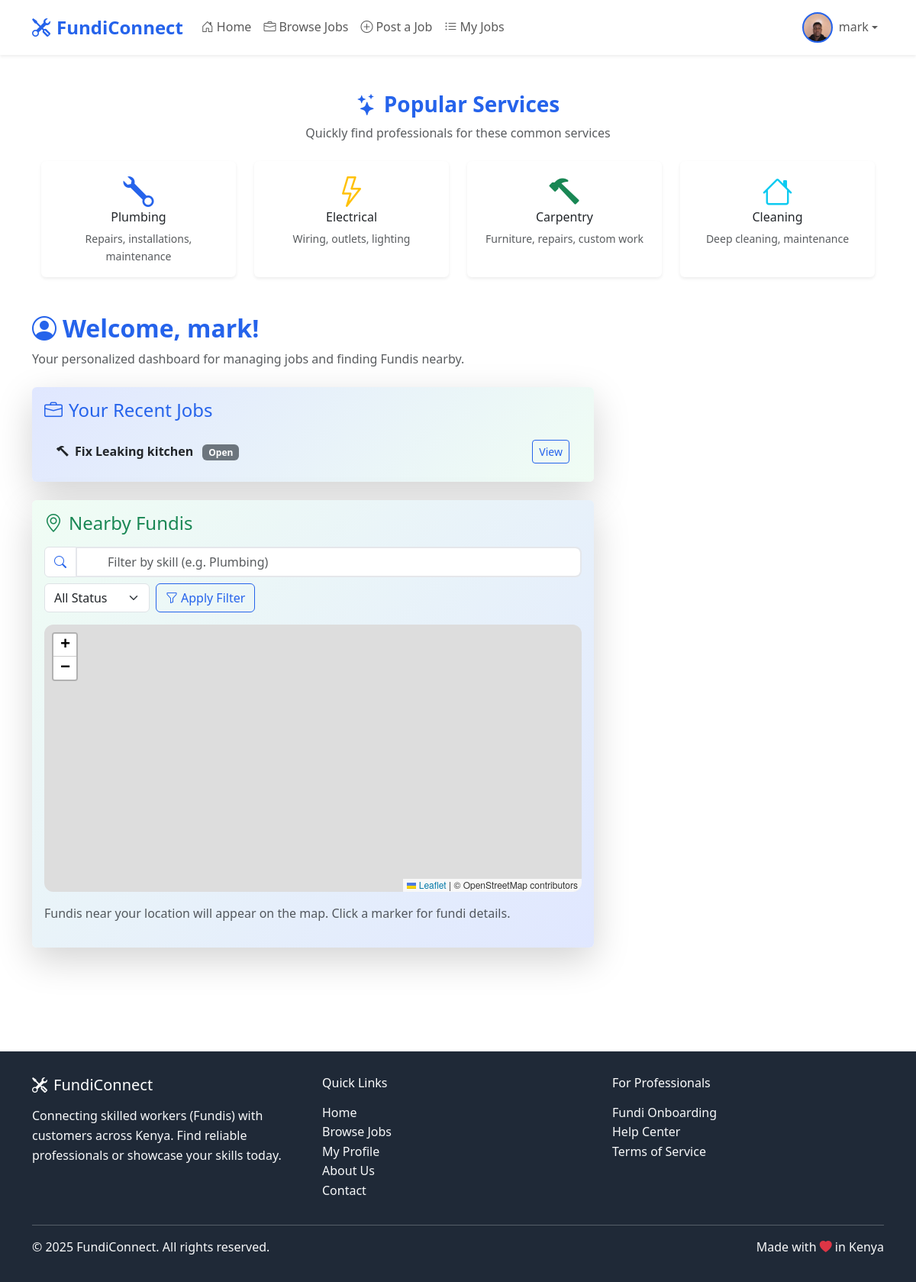
/ (signed in), run on an earlier commit of the app's database.
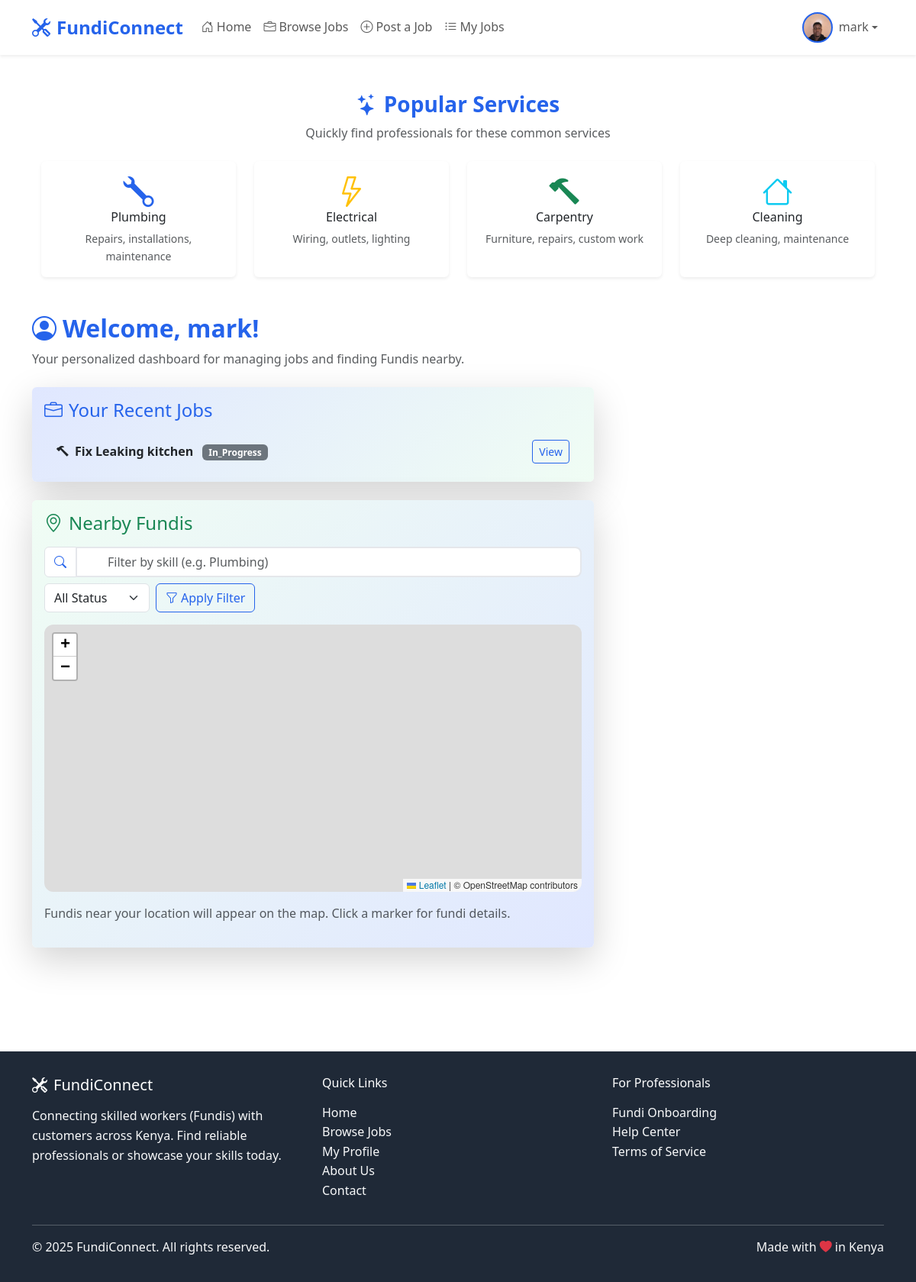
And on a later commit of the database.
### jobs/models.py (models this page shows, shortened)
class Job(models.Model):
    STATUS_CHOICES = [
        ('open', 'Open'),
        ('in_progress', 'In Progress'),
        ('completed', 'Completed'),
        ('cancelled', 'Cancelled'),
    ]
    URGENCY_CHOICES = [
        ('low', 'Low'),
        ('medium', 'Medium'),
        ('high', 'High'),
        ('urgent', 'Urgent'),
    ]
    title = models.CharField(max_length=200)
    description = models.TextField()
    customer = models.ForeignKey(User, on_delete=models.CASCADE, related_name='posted_jobs')
    fundi = models.ForeignKey(User, on_delete=models.SET_NULL, null=True, blank=True, related_name='assigned_jobs')
    category = models.ForeignKey(Category, on_delete=models.SET_NULL, null=True)
    location = models.CharField(max_length=100)
    status = models.CharField(max_length=20, choices=STATUS_CHOICES, default='open')
    urgency = models.CharField(max_length=10, choices=URGENCY_CHOICES, default='medium')
    budget_min = models.DecimalField(max_digits=10, decimal_places=2, null=True, blank=True)
    budget_max = models.DecimalField(max_digits=10, decimal_places=2, null=True, blank=True)
    created_at = models.DateTimeField(auto_now_add=True)
    updated_at = models.DateTimeField(auto_now=True)
    deadline = models.DateTimeField(null=True, blank=True)
    rating = models.PositiveSmallIntegerField(null=True, blank=True)  # 1-5 stars
    customer_review_text = models.TextField(blank=True)  # Optional written review
    class Meta:
        ordering = ['-created_at']

### core/views.py (the view, shortened to what this page needs)
# urls.py: path('', views.dashboard, name='dashboard'),
def dashboard(request):
    if hasattr(request.user, 'is_verified') and not request.user.is_verified:
        messages.warning(request, 'Please verify your email to access all features.')
        return redirect('verify_otp')
    if (request.user.role == 'fundi' and
        not request.user.onboarding_complete):
        return redirect('fundi_onboarding')
    if request.user.role == 'customer':
        user_jobs = request.user.posted_jobs.all().order_by('-created_at')[:5]
        available_jobs = Job.objects.filter(status='open').order_by('-created_at')[:6]
        fundis = User.objects.filter(role='fundi', location__isnull=False).exclude(location='').select_related('fundi_profile')
        from users.models import Notification
        notifications = Notification.objects.filter(user=request.user).order_by('-created_at')[:10]
        return render(request, 'core/customer_dashboard.html', {
            'user_jobs': user_jobs,
            'available_jobs': available_jobs,
            'fundis': fundis,
            'notifications': notifications
        })
    return render(request, 'core/dashboard.html')

### templates/core/customer_dashboard.html (shortened to what the changed rows need)
{% extends 'base/base.html' %}
{% block content %}
<section class="container py-5">
  <div class="row">
    <div class="col-md-8">
      <div class="mb-4">
        <h2 class="fw-bold text-primary mb-2">
          <i class="bi bi-person-circle me-2"></i>Welcome, <span class="text-gradient">{{ user.first_name|default:user.email }}</span>!
        </h2>
      </div>
      <div class="card mb-4 shadow-lg border-0 customer-card-hover" style="background: linear-gradient(135deg, #e0e7ff 0%, #f0fdf4 100%);">
        <div class="card-body">
          {% if user_jobs %}
            <ul class="list-group list-group-flush">
              {% for job in user_jobs %}
                <li class="list-group-item d-flex justify-content-between align-items-center bg-transparent">
                  <div>
                    <span class="fw-semibold text-dark"><i class="bi bi-hammer me-2 text-accent"></i>{{ job.title }}</span>
                    <span class="badge bg-secondary ms-2">{{ job.status|title }}</span>
                  </div>
                  <a href="{% url 'jobs:job_detail_jobs' job.id %}" class="btn btn-outline-primary btn-sm ms-3">View</a>
                </li>
              {% endfor %}
            </ul>
          {% else %}
            <div class="text-center py-4">
              <i class="bi bi-emoji-frown display-4 text-muted mb-2"></i>
              <p class="text-muted">You haven't posted any jobs yet.</p>
              <a href="{% url 'jobs:job_create' %}" class="btn btn-primary mt-2"><i class="bi bi-plus-circle me-1"></i>Post a Job</a>
            </div>
          {% endif %}
        </div>
      </div>
          <link rel="stylesheet" href="https://unpkg.com/leaflet@1.9.4/dist/leaflet.css" />
          <link rel="stylesheet" href="/static/leaflet.markercluster.css" />
    </div>
  </div>
</section>
{% endblock %}

What changed in the data, as far as the page shows it:
changed Job "Fix Leaking kitchen": status "Open" → "In_Progress"
